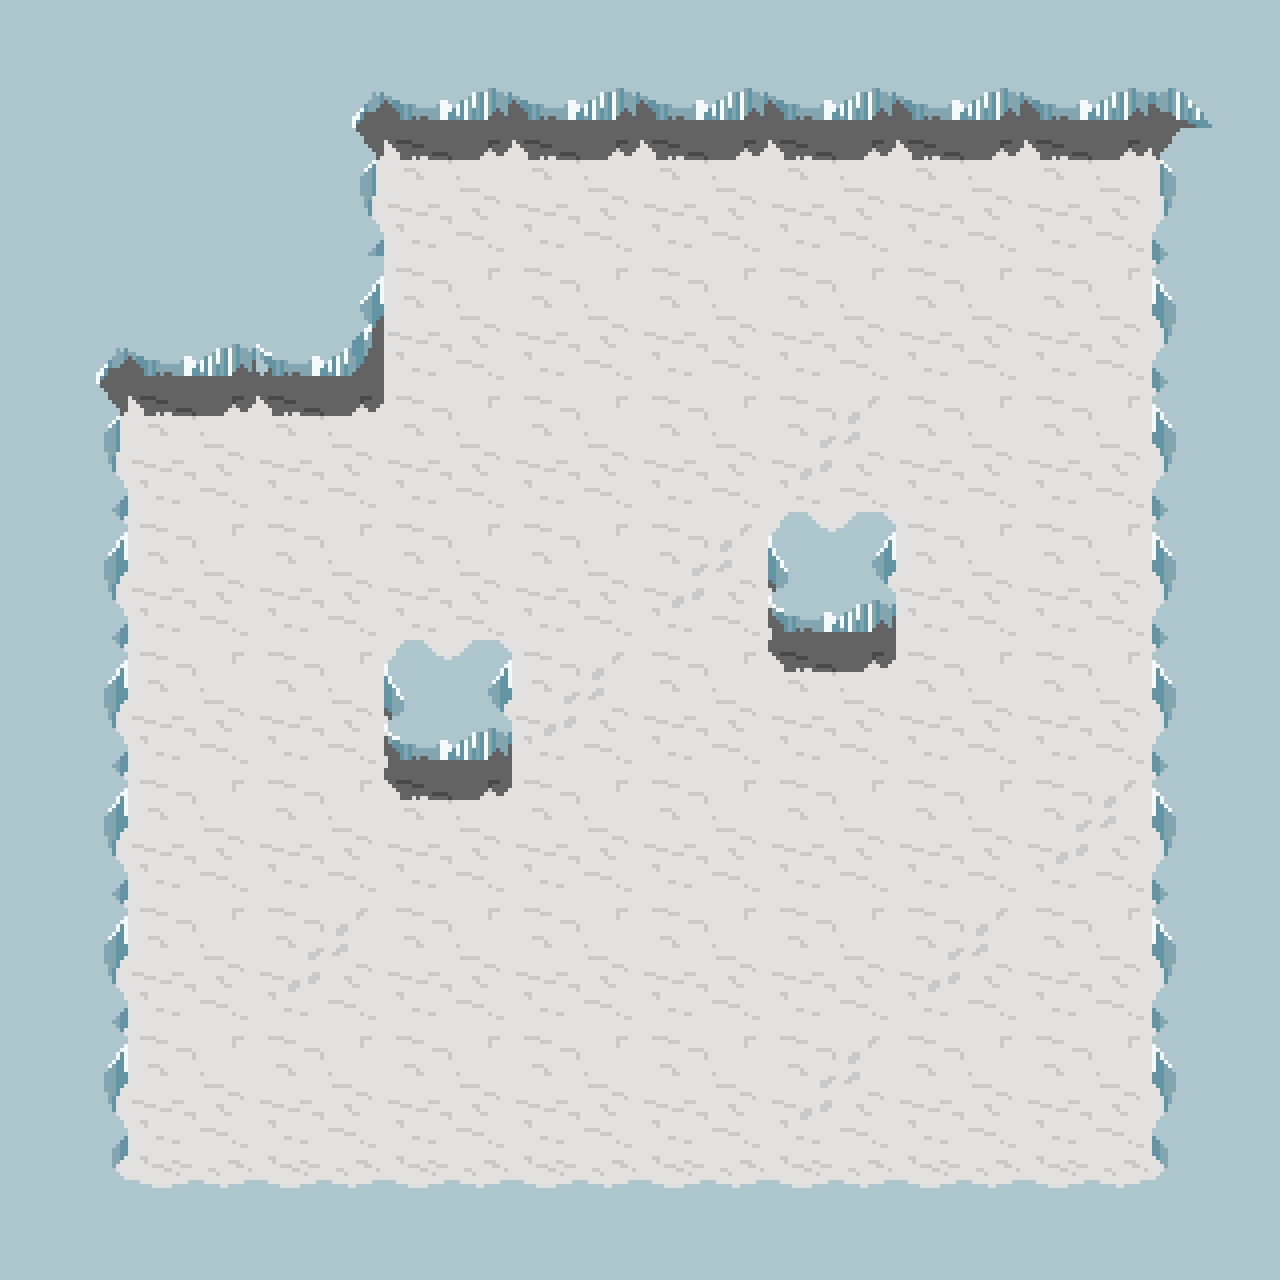

Below is a game level as drawn by its tile map, then a one-line description and the .tmx file that defines it, in full:
An orthogonal 10x10 tile map with 128x128 px tiles, 1 tile layer (Tile Layer 1).

<map version="1.0" orientation="orthogonal" renderorder="right-down" width="10" height="10" tilewidth="128" tileheight="128" nextobjectid="1">
 <tileset firstgid="1" source="tiles.tsx" />
 <layer name="Tile Layer 1" width="10" height="10">
  <data encoding="csv">
1,1,16,15,15,15,15,15,15,11,
1,1,6,13,13,13,13,13,13,7,
16,15,18,14,14,14,14,14,14,12,
6,13,13,14,14,14,8,14,14,12,
9,14,14,14,14,8,10,14,14,12,
9,14,14,10,8,14,13,14,14,12,
9,14,14,13,14,14,14,14,8,12,
9,14,8,14,14,14,14,8,14,12,
9,14,14,14,14,14,8,14,14,12,
2,4,4,4,4,4,4,4,4,3
</data>
 </layer>
</map>
